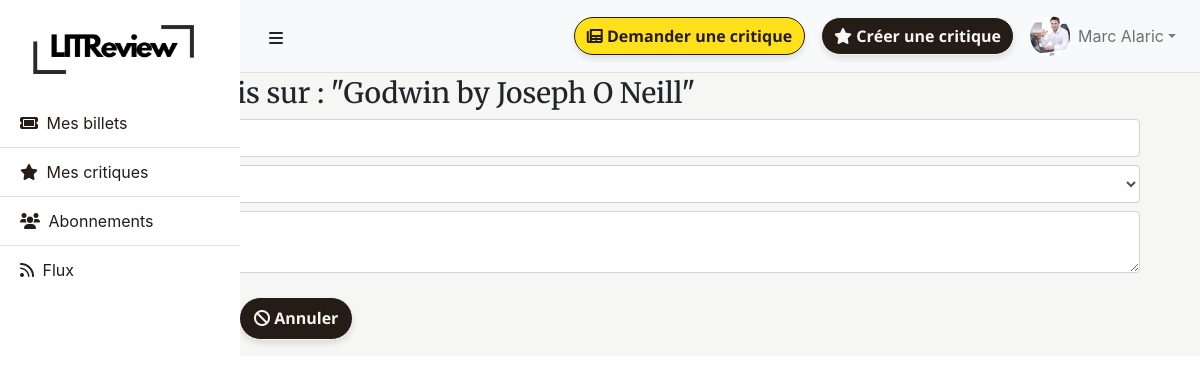
Screenshot of /add_review/10/ (signed in) with the database file from the repository.
### reviews/models.py (models this page shows, shortened)
class CustomUser(AbstractBaseUser, PermissionsMixin):
    email = models.EmailField(unique=True)
    first_name = models.CharField(max_length=30, blank=True)
    last_name = models.CharField(max_length=30, blank=True)
    is_active = models.BooleanField(default=True)
    is_staff = models.BooleanField(default=False)
    date_joined = models.DateTimeField(auto_now_add=True)
    profile_picture = models.ImageField(upload_to='profile_pictures/', null=True, blank=True)
    objects = CustomUserManager()
    USERNAME_FIELD = 'email'
    REQUIRED_FIELDS = []

class Ticket(models.Model):
    title = models.CharField(max_length=128)
    description = models.TextField(max_length=2048, blank=True)
    user = models.ForeignKey(to=settings.AUTH_USER_MODEL, on_delete=models.CASCADE)
    image = models.ImageField(upload_to='tickets_media', null=False, blank=False,
                              default='media/tickets_media/book_default.jpg')
    time_created = models.DateTimeField(auto_now_add=True)

### reviews/views.py (the view)
# urls.py: path('add_review/<int:ticket_id>/', add_review, name='add_review'),
@login_required
def add_review(request, ticket_id):
    ticket = get_object_or_404(Ticket, id=ticket_id)
    if request.method == 'POST':
        form = ReviewForm(request.POST)
        if form.is_valid():
            review = form.save(commit=False)
            review.ticket = ticket
            review.user = request.user
            review.save()
            messages.success(request, 'Votre avis a été publié avec succès')
            return redirect('feed')
        else:
            messages.error(request, 'Des erreurs sont présentes dans ce formulaire')
    else:
        form = ReviewForm()
    context = {
        'form': form,
        'ticket': ticket
    }
    return render(request, 'reviews/add_review.html', context)

### reviews/forms.py
class ReviewForm(forms.ModelForm):
    class Meta:
        model = Review
        fields = ['rating', 'headline', 'body']
        widgets = {
            'body': forms.Textarea(attrs={'class': 'form-control', 'placeholder': 'Votre critique', 'rows': 5}),
            'rating': forms.Select(attrs={'class': 'form-control'}),
            'headline': forms.TextInput(attrs={'class': 'form-control', 'placeholder': 'Titre de la critique'})
        }

### reviews/templates/reviews/add_review.html (shortened to what this page needs)
{% extends 'reviews/base.html' %}
{% block content %}
<div id="review-toggle" class="ticket container mt-1">
    <div class="row d-inline mb-3">
        <div class="col-12">
            <h3>Publier un avis sur : "{{ ticket.title }}"</h3>
        </div>
        <div class="col-12">
            <form method="post">
                <input
                        type="text"
                        name="headline"
                        class="form-control"
                        placeholder="Titre"
                        required>
                <select
                        name="rating"
                        class="form-control my-2"
                        required>
                    <option value="" disabled selected>Choisissez une note</option>
                </select>
                <textarea
                        name="body"
                        class="form-control"
                        placeholder="Votre critique..." required></textarea>
                <button type="submit" class="btn btn-primary mt-2" aria-label="Ajouter une critique">
                    Ajouter une critique</button>
                <button
                        type="button"
                        class="btn btn-danger cancel-button"
                        onclick="window.location.href='{% url 'list_tickets' %}'"
                        aria-label="Annuler">
                    <i class="fa fa-ban"></i> Annuler
                    </button>
            </form>
        </div>
    </div>
</div>
{% endblock %}

### reviews/templates/reviews/user-admin.html (shortened to what this page needs)
{% load static %}
<div id="wrapper" class="d-flex">
    <div id="sidebar-wrapper">
        <div class="sidebar-heading">
            <img
                    src="{% static 'reviews/images/logo.png'%}"
                    alt="Logo officiel LITReview"
                    class="logo"
                    aria-describedby="logoDesc">
        </div>
        <ul class="list-group list-group-flush">
            <li class="list-group-item"><a href="{% url 'list_tickets' %}" aria-label="Billets de l'utilisateur">
                <i class="fa-solid fa-ticket mr-1"></i>
                Mes billets</a></li>
            <li class="list-group-item"><a href="{% url 'list_reviews' %}" aria-label="Critiques de l'utilisateur">
                <i class="fa-sharp fa-solid fa-star mr-1"></i>
                Mes critiques</a></li>
            <li class="list-group-item">
                <a href="{% url 'list_following' %}" aria-label="Utilisateurs suivis et abonnés">
                    <i class="fa-solid fa-users mr-1"></i>
                    Abonnements</a></li>
            <li class="list-group-item"><a href="{% url 'feed' %}">
                <i class="fa-solid fa-rss mr-1"></i>
                Flux</a></li>
        </ul>
    </div>
    <div id="page-content-wrapper">
        <nav class="navbar navbar-expand-lg navbar-light bg-light border-bottom sticky-top">
            <button class="btn mt-1" id="menu-toggle" aria-label="Toggle Menu"><i class="fa-solid fa-bars"></i></button>
            <div class="collapse navbar-collapse" id="navbarSupportedContent">
                <ul class="navbar-nav ml-auto mt-2 mt-lg-0 d-flex align-items-center">
                    <li class="nav-item active">
                        <a class="btn btn-primary mx-2 add-ticket-btn" href="{% url 'add_ticket' %}">
                            <i class="fa-solid fa-newspaper"></i>
                            Demander une critique <span class="sr-only">(current)</span></a>
                    </li>
                    <li class="nav-item">
                        <a class="btn btn-success mx-2 add-review-btn" href="{% url 'add_ticket_review' %}">
                            <i class="fa-solid fa-star"></i>
                            Créer une critique</a>
                    </li>
                    <li class="nav-item dropdown">
                        <a
                                class="nav-link dropdown-toggle d-flex align-items-center"
                                href="#"
                                id="navbarDropdown" role="button" data-toggle="dropdown">
                            {% if user.profile_picture %}
                            <div class="profile-picture-container">
                                <img
                                        src="{{ user.profile_picture.url }}"
                                        alt="Profile Picture"
                                        class="profile-picture mr-2 rounded-circle">
                            </div>
                            {% else %}
                            <img
                                    src="/media/profile_pictures/default-image.jpg"
                                    alt="default profile picture"
                                    class="no-profile-picture mr1">
                            {% endif %}
                            <div class="profile-greetings">
                                <span style="color: #6f7070;">
                                    {{ user.first_name|default:user.email }}
                                    {{ user.last_name }}
                                </span>
                            </div>
                        </a>
                    </li>
                </ul>
            </div>
        </nav>
    </div>
</div>

### reviews/static/reviews/css/style.css (style rules this page uses)
:root { --litreview-yellow: #FFE01B; --litreview-black: #241C15; --litreview-white: #f6f6f4; --litreview-light-gray: #f6f6f4; --litreview-gray: #f6f6f4; --litreview-dark-gray: #A8A8A8; --base-font-size: 0.875rem; --copy-size: var(--base-font-size); --copy-large: calc(var(--base-font-size) * 1.618); --cta-message-font-size: calc(var(--base-font-size) * 1.618); --cta-subtitle-font-size: calc(var(--cta-message-font-size) * 1.618); --cta-title-font-size: calc(var(--cta-subtitle-font-size) * 1.618); --copy-font-family: 'Open Sans', sans-serif; --title-font-family: 'Merriweather', serif; --copy-small: calc(var(--base-font-size) * 0.818); --primary-color: #2c3e50; --secondary-color: #34495e; --accent-color: #1abc9c; --light-color: #ecf0f1; --dark-color: #2c3e50; }
html, body { background: whitesmoke; font-family: var(--copy-font-family); box-sizing: border-box; position: relative; min-height: 100%; }
h1, h2, h3, h4 { font-family: var(--title-font-family); }
body { font-family: 'Arial', sans-serif; }
#wrapper { display: flex; width: 100%; }
#sidebar-wrapper { min-height: 100vh; margin-left: 0; transition: margin 0.25s ease-out; z-index: 1040; position: fixed; top: 0; left: 0; overflow-y: auto; background: white; }
#sidebar-wrapper .sidebar-heading { padding: 1rem 1.5rem; font-size: 1.2rem; }
#sidebar-wrapper .list-group { width: 15rem; }
#page-content-wrapper { flex-grow: 1; display: flex; flex-direction: column; }
.sticky-top { position: -webkit-sticky; position: sticky; top: 0; z-index: 1020; }
#menu-toggle { cursor: pointer; margin-left: 15rem; }
.list-group-item a { color: var(--litreview-black); }
.add-ticket-btn.btn-primary { background: var(--litreview-yellow); font-family: var(--copy-font-family); border: solid 1px; border-radius: calc(var(--base-font-size) * 1.618); color: var(--litreview-black); font-weight: bold; text-align: center; cursor: pointer; transition: transform 0.3s ease box-shadow 0.3s ease; transform: translate(0,0); box-shadow: 0 4px 6px rgba(0,0,0,0.1); }
.add-review-btn.btn-success { background: var(--litreview-black); font-family: var(--copy-font-family); border: solid 1px !important; border-radius: calc(var(--base-font-size) * 1.618); color: var(--litreview-white); font-weight: bold; text-align: center; cursor: pointer; transition: transform 0.3s ease box-shadow 0.3s ease; transform: translate(0,0); box-shadow: 0 4px 6px rgba(0,0,0,0.1); }
.custom-button-danger.btn-danger, .return_button, .cancel-button.btn-danger { background: var(--litreview-black); font-family: var(--copy-font-family); padding: calc(var(--base-font-size) * 0.618) calc(var(--base-font-size) * 1); border: solid 1px !important; border-radius: calc(var(--base-font-size) * 1.618); color: var(--litreview-white); font-weight: bold; text-align: center; cursor: pointer; transition: transform 0.3s ease box-shadow 0.3s ease; transform: translate(0,0); box-shadow: 0 4px 6px rgba(0,0,0,0.1); margin-top: 1.5rem; }
.logo { height: auto; width: calc(100px * 1.618); margin: calc(var(--base-font-size) * 0.618); }
.profile-picture, .no-profile-picture { width: 40px; height: 40px; border-radius : 50%; object-fit: cover; overflow: hidden; display: flex; justify-content: center; align-items: center; }
.profile-greetings, .logout_button, .logout_container { display: flex; justify-content: space-between; align-items: center; gap: .5rem; }
.ticket { margin-bottom: 1rem; }
.ticket input[type="text"], .ticket textarea { width: 100%; padding: 0.375rem 0.75rem; border: 1px solid #ced4da; border-radius: 0.25rem; }

### rows the page displays
CustomUser: profile_picture (picture), first_name "Marc", last_name "Alaric"
Ticket: title "Godwin by Joseph O Neill"
